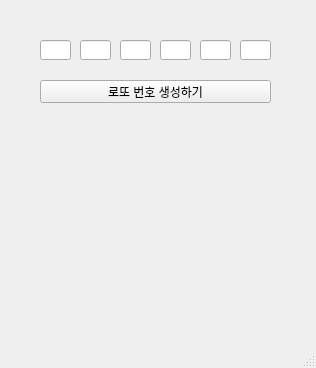
<?xml version="1.0" encoding="UTF-8"?>
<ui version="4.0">
 <class>MainWindow</class>
 <widget class="QMainWindow" name="MainWindow">
  <property name="geometry">
   <rect>
    <x>0</x>
    <y>0</y>
    <width>316</width>
    <height>368</height>
   </rect>
  </property>
  <property name="windowTitle">
   <string>MainWindow</string>
  </property>
  <widget class="QWidget" name="centralwidget">
   <widget class="QLineEdit" name="le1">
    <property name="geometry">
     <rect>
      <x>40</x>
      <y>40</y>
      <width>31</width>
      <height>20</height>
     </rect>
    </property>
   </widget>
   <widget class="QLineEdit" name="le2">
    <property name="geometry">
     <rect>
      <x>80</x>
      <y>40</y>
      <width>31</width>
      <height>20</height>
     </rect>
    </property>
   </widget>
   <widget class="QLineEdit" name="le3">
    <property name="geometry">
     <rect>
      <x>120</x>
      <y>40</y>
      <width>31</width>
      <height>20</height>
     </rect>
    </property>
   </widget>
   <widget class="QLineEdit" name="le4">
    <property name="geometry">
     <rect>
      <x>160</x>
      <y>40</y>
      <width>31</width>
      <height>20</height>
     </rect>
    </property>
   </widget>
   <widget class="QLineEdit" name="le5">
    <property name="geometry">
     <rect>
      <x>200</x>
      <y>40</y>
      <width>31</width>
      <height>20</height>
     </rect>
    </property>
   </widget>
   <widget class="QLineEdit" name="le6">
    <property name="geometry">
     <rect>
      <x>240</x>
      <y>40</y>
      <width>31</width>
      <height>20</height>
     </rect>
    </property>
   </widget>
   <widget class="QPushButton" name="pb">
    <property name="geometry">
     <rect>
      <x>40</x>
      <y>80</y>
      <width>231</width>
      <height>23</height>
     </rect>
    </property>
    <property name="text">
     <string>로또 번호 생성하기</string>
    </property>
   </widget>
  </widget>
  <widget class="QMenuBar" name="menubar">
   <property name="geometry">
    <rect>
     <x>0</x>
     <y>0</y>
     <width>316</width>
     <height>21</height>
    </rect>
   </property>
  </widget>
  <widget class="QStatusBar" name="statusbar"/>
 </widget>
 <resources/>
 <connections/>
</ui>
